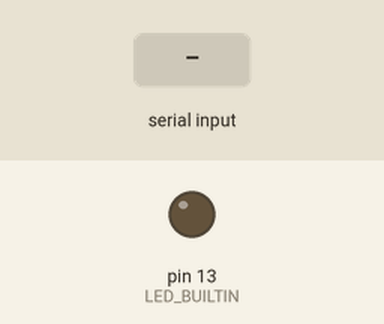
Recording of a sketch running on a simulated Arduino Uno, built with avr-gcc and run on an emulated ATmega328P. Parts: output pins drawn as LEDs (lit = HIGH). Dashed ring = blinking. The inputs (shaded band) are chosen by the test bench. What the sketch prints to the serial monitor is not drawn.

Above: at 1.2 s.
1.3 s: "b" received over Serial
At 1.4 s:
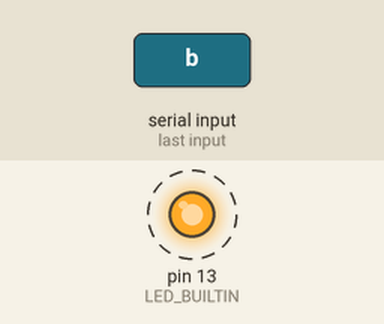
3.4 s: "t" received over Serial
4.9 s: "v" received over Serial
Timing chart, 0 to 7.9 s (numbered marks = the images above; inputs shaded):
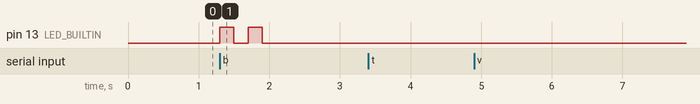

Measured:
- after the input at 1.3 s, pin 13 (LED_BUILTIN): alternates HIGH for 0.20 s and LOW for 0.20 s, 4 changes in all, then stays LOW, starting at once
- after the input at 3.4 s, every drawn part: stays the same
- after the input at 4.9 s, every drawn part: stays the same

The sketch:

SerialComms.ino
```cpp
char VERSION[5] = "0.1";

void setup()
{
  Serial.begin(115200);
  Serial.println("Starting");
  pinMode(LED_BUILTIN, OUTPUT);
}

void loop()
{
  if (Serial.available())
  {
    char c = Serial.read();
    switch (c)
    {
      case 't':
      {
        Serial.println("p");
        break;
      }
      case 'v':
      {
        Serial.print("version: ");
        Serial.print(VERSION);
        break;
      }
      case 'b':
      {
        digitalWrite(LED_BUILTIN, HIGH);   // turn the LED on (HIGH is the voltage level)
        delay(200);                       // wait for a second
        digitalWrite(LED_BUILTIN, LOW);    // turn the LED off by making the voltage LOW
        delay(200);
        digitalWrite(LED_BUILTIN, HIGH);   // turn the LED on (HIGH is the voltage level)
        delay(200);                       // wait for a second
        digitalWrite(LED_BUILTIN, LOW);    // turn the LED off by making the voltage LOW
        delay(200);        // wait for a second
        break;
      }
      default:
      break;
    }
  }
}
```
